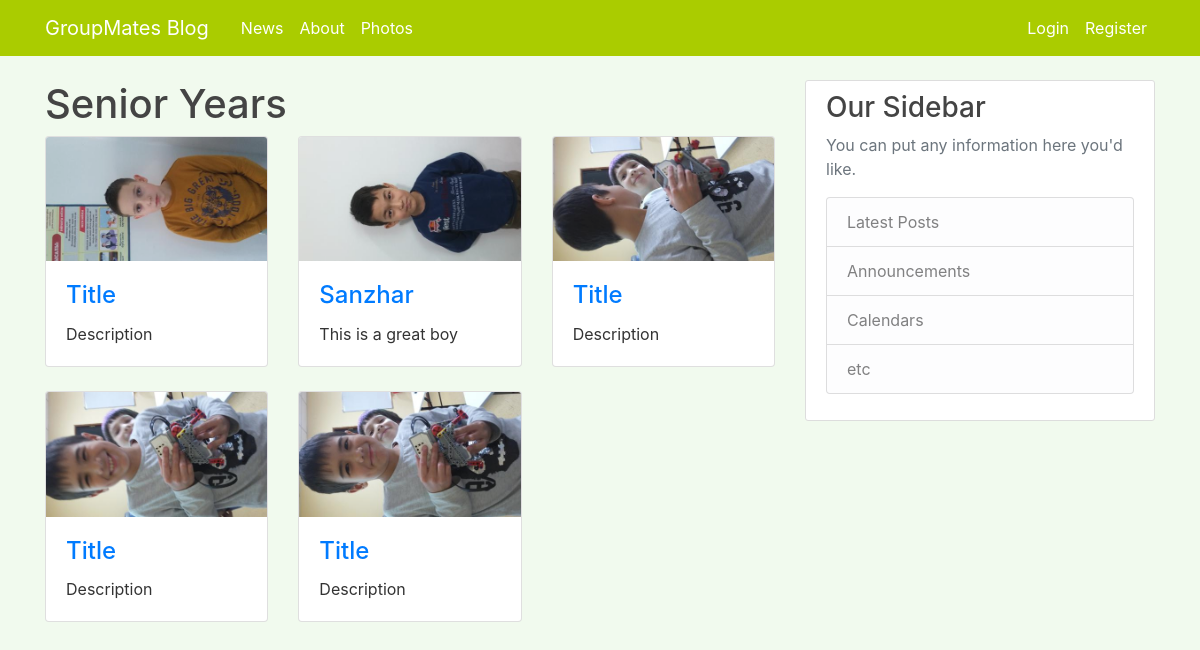
Before: /photos/ with the older database file.
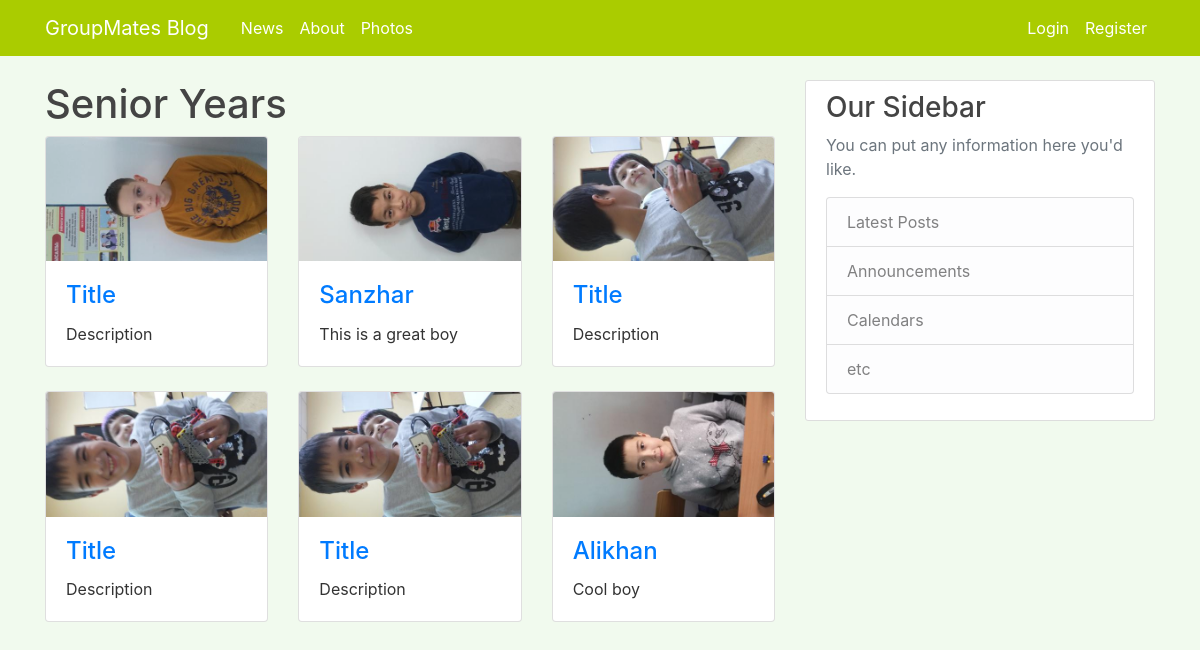
After: the same page with the newer database file.
### Photos/models.py (models this page shows, shortened)
class Photo(models.Model):
    author = models.ForeignKey(User, on_delete=models.DO_NOTHING)
    image = models.ImageField(upload_to='photos')
    date_taken = models.DateTimeField(null=True, blank=True)
    description = models.TextField(blank=True, default="Description")
    title = models.CharField(max_length=100, null=True, blank=True, default="Title")

### Photos/views.py (the view)
# urls.py: path('', views.PhotoListView.as_view(), name='photo-list'),
class PhotoListView(ListView):
    model = Photo
    template_name = 'Photos/photos_list.html'
    context_object_name = 'photos'
    ordering = ['date_taken']
    def get_queryset(self):
        queryset = {
        'freshman': Photo.objects.filter(Q(
            date_taken__gte=datetime(2015, 9, 1)) & Q(date_taken__lt=datetime(2016, 9, 1))),
        'sophomore': Photo.objects.filter(Q(
            date_taken__gte=datetime(2016, 9, 1)) & Q(date_taken__lt=datetime(2017, 9, 1))),
        'junior': Photo.objects.filter(Q(
            date_taken__gte=datetime(2017, 9, 1)) & Q(date_taken__lt=datetime(2018, 9, 1))),
        'senior': Photo.objects.filter(Q(
            date_taken__gte=datetime(2018, 9, 1)) & Q(date_taken__lt=datetime(2020, 7, 1))),
        'post_graduate': Photo.objects.filter(Q(
            date_taken__gte=datetime(2020, 7, 1))),
        }
        return queryset

### Photos/templates/Photos/photos_list.html (shortened to what this page needs)
{% extends 'BlogApp/base.html' %}
{% load static %}
{% block head %}
  <link rel="stylesheet" type="text/css" href="{% static 'Photos/photo.css' %}">
 {% endblock head %}
{% block content %}
    {% if photos.senior %}
      <h1>Senior Years</h1>
      <div class="row">
      {% for photo in photos.senior %}
          <div class="col-lg-4 col-sm-6 mb-4">
            <div class="card h-100">
              <a href="{% url 'photo-detail' photo.pk %}"><img class="card-img-top" src="{{photo.image.url}}" alt=""></a>
              <div class="card-body">
                <h4 class="card-title">
                  <a href="{% url 'photo-detail' photo.pk %}">{{ photo.title }}</a>
                </h4>
                <p class="card-text">{{ photo.description }}</p>
              </div>
            </div>
          </div>
      {% endfor %}
      </div>
    {% endif %}
{% endblock content %}

### BlogApp/templates/BlogApp/base.html (shortened to what this page needs)
{% load static %}
<!DOCTYPE html>
<html lang="en">
<head>
    <link rel="stylesheet" href="https://maxcdn.bootstrapcdn.com/bootstrap/4.0.0/css/bootstrap.min.css">
    <link rel="stylesheet" type="text/css" href="{% static 'BlogApp/main.css' %}">
    {% block head %}
    {% endblock head %}
</head>
<body>
    <header class="site-header">
      <nav class="navbar navbar-expand-md navbar-dark fixed-top bg-steel" style="background-color:#aacc00;">
        <div class="container">
          <a class="navbar-brand mr-4" href="{% url 'blog-home' %}">GroupMates Blog</a>
          <div class="collapse navbar-collapse" id="navbarToggle">
            <div class="navbar-nav mr-auto">
              <a class="nav-item nav-link" style="color:#ffffff" href="{% url 'blog-home' %}">News</a>
              <a class="nav-item nav-link" style="color:#ffffff" href="{% url 'blog-about' %}">About</a>
              <a class="nav-item nav-link" style="color:#ffffff" href="{% url 'photo-list' %}">Photos</a>
            </div>
            <div class="navbar-nav">
                {% if user.is_authenticated %}
                <a class="nav-item nav-link" style="color:#ffffff" href="{% url 'post-create' %}">New Post</a>
                <a class="nav-item nav-link" style="color:#ffffff" href="{% url 'photo-add' %}">Upload Photo</a>
                <a class="nav-item nav-link" style="color:#ffffff" href="{% url 'profile' %}">Your Profile</a>
                <a class="nav-item nav-link" style="color:#ffffff" href="{% url 'logout' %}">Log Out</a>
                {% else %}
              <a class="nav-item nav-link" style="color:#ffffff" href="{% url 'login' %}">Login</a>
              <a class="nav-item nav-link" style="color:#ffffff" href="{% url 'register' %}">Register</a>
                {% endif %}
            </div>
          </div>
        </div>
      </nav>
</header>
    <main role="main" class="container">
      <div class="row">
        <div class="col-md-8">
          {% block content %}{% endblock %}
        </div>
        <div class="col-md-4">
          <div class="content-section">
            <h3>Our Sidebar</h3>
            <p class='text-muted'>You can put any information here you'd like.
              <ul class="list-group">
                <li class="list-group-item list-group-item-light">Latest Posts</li>
                <li class="list-group-item list-group-item-light">Announcements</li>
                <li class="list-group-item list-group-item-light">Calendars</li>
                <li class="list-group-item list-group-item-light">etc</li>
              </ul>
            </p>
          </div>
        </div>
      </div>
</main>
</body>
</html>

### BlogApp/static/BlogApp/main.css (style rules this page uses)
body { background: #fafafa; color: #333333; margin-top: 5rem; }
h1, h2, h3, h4, h5, h6 { color: #444444; }
.bg-steel { background-color: #aacc00; }
ul { margin: 0; }
.site-header .navbar-nav .nav-link { color: #cbd5db; }
.content-section { background: #ffffff; padding: 10px 20px; border: 1px solid #dddddd; border-radius: 3px; margin-bottom: 20px; }

### Photos/static/Photos/photo.css (style rules this page uses)
body { background-color: #f1faee; }

Changed rows visible on the page:
added Photo: image (picture), title "Alikhan", description "Cool boy"
